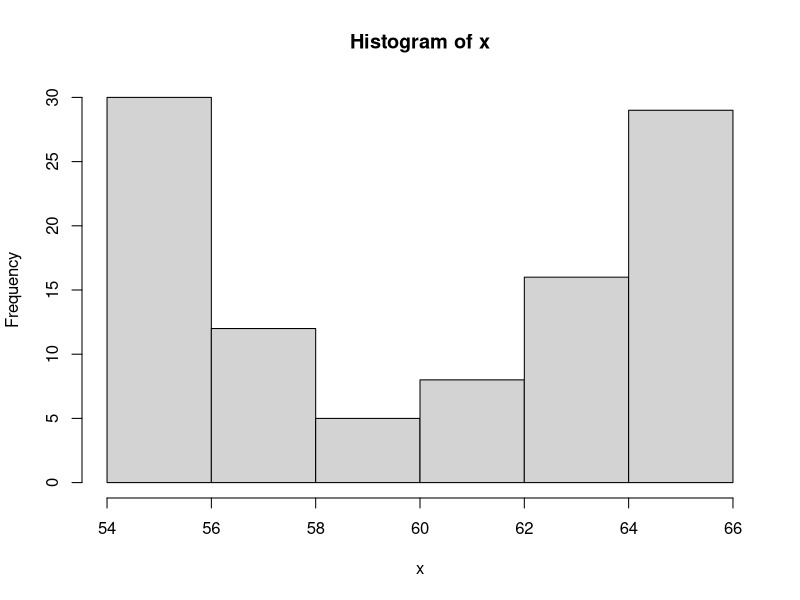
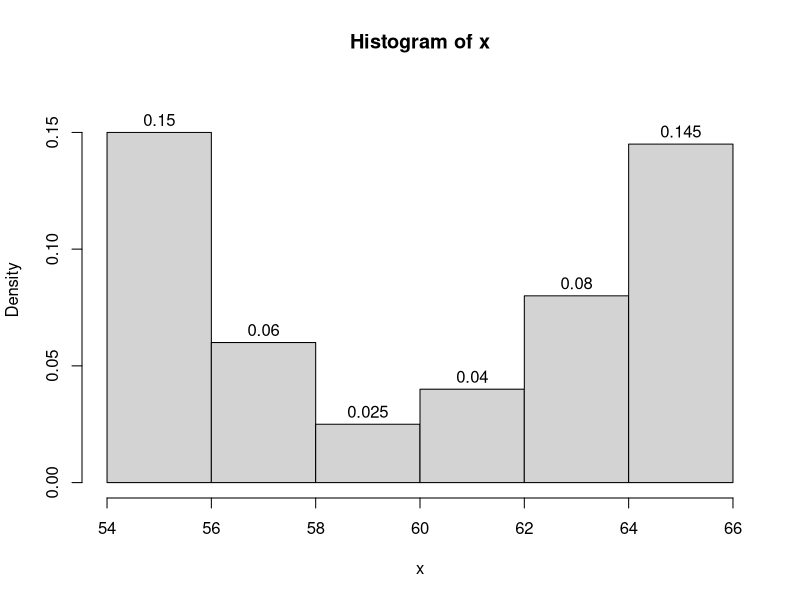
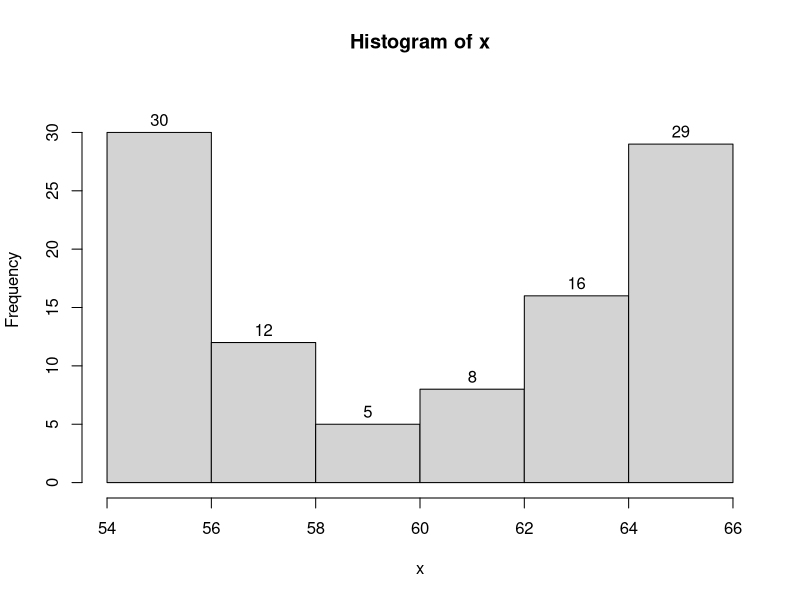

The R script that drew these images, in order:
## ---- chunk 1
type = 3 #sample(1:5,1) #uniform, bell, bimodal, skewright, skewleft
n = 100 #sample(c(50,100,200,500),1)
# beta1 = c(1,5,0.2,0.5,2)[type]
# beta2 = c(1,5,0.2,2,0.5)[type]
# bottom = sample(seq(20,70,5),1)
# width = sample(seq(5,30,5),1)
i = 1:n
val = seq(55,65,2)
fre = c(30,12,5,8,16,29)
x = rep(val,fre) #rbeta(n,beta1,beta2)*width+bottom
myhist = hist(x,breaks=7)
brks = myhist$breaks
counts = myhist$counts

b1 = 62 #sample(brks[3:(length(brks)-1)],1)
n1 = sum(x<b1)
b2 = 58 #sample(brks[2:(length(brks)-2)],1)
n2 = sum(x>b2)
b3 = c(61-3,61+3) #sort(sample(brks[2:(length(brks)-1)],2))
c3 = mean(b3)
r3 = (b3[2]-b3[1])/2
n3 = sum(abs(x-c3)<r3)
b4 = c(62,64) #sort(sample(brks[2:(length(brks)-1)],2))
c4 = mean(b4)
r4 = (b4[2]-b4[1])/2
n4 = sum(abs(x-c4)>r4)

b5 = 60 #sample(brks[3:(length(brks)-1)],1)
n5 = sum(x<b5)
b6 = 60 #sample(brks[2:(length(brks)-2)],1)
n6 = sum(x>b6)
b7 = c(60,62) #sort(sample(brks[2:(length(brks)-1)],2))
c7 = mean(b7)
r7 = (b7[2]-b7[1])/2
n7 = sum(abs(x-c7)<r7)
b8 = c(58,62) #sort(sample(brks[2:(length(brks)-1)],2))
c8 = mean(b8)
r8 = (b8[2]-b8[1])/2
n8 = sum(abs(x-c8)>r8)

## ---- chunk 2
ylim = max(counts/n/(brks[2]-brks[1]))*1.1
hist(x,labels = TRUE,ylim=c(0,ylim),freq=F,breaks=brks)
## ---- chunk 3
ylim = max(counts)*1.1
hist(x,labels = TRUE,ylim=c(0,ylim),breaks=brks)
